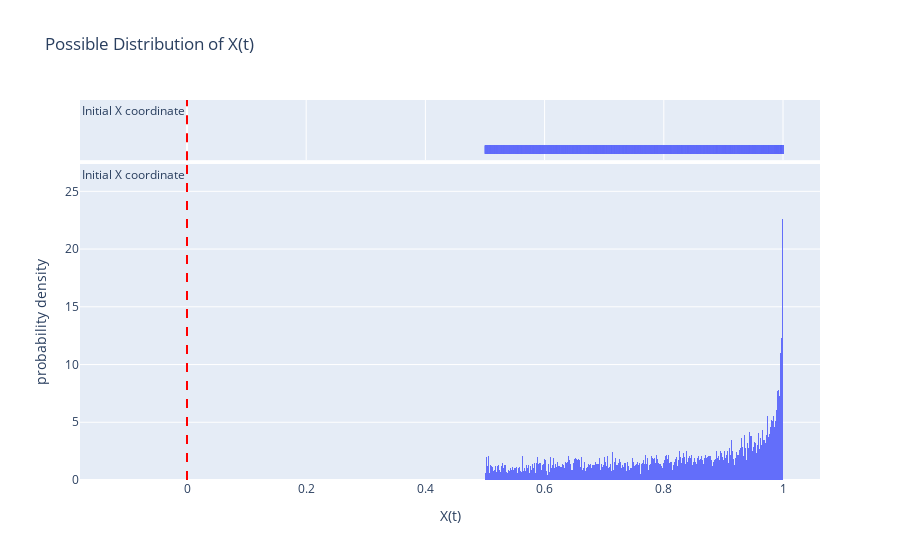
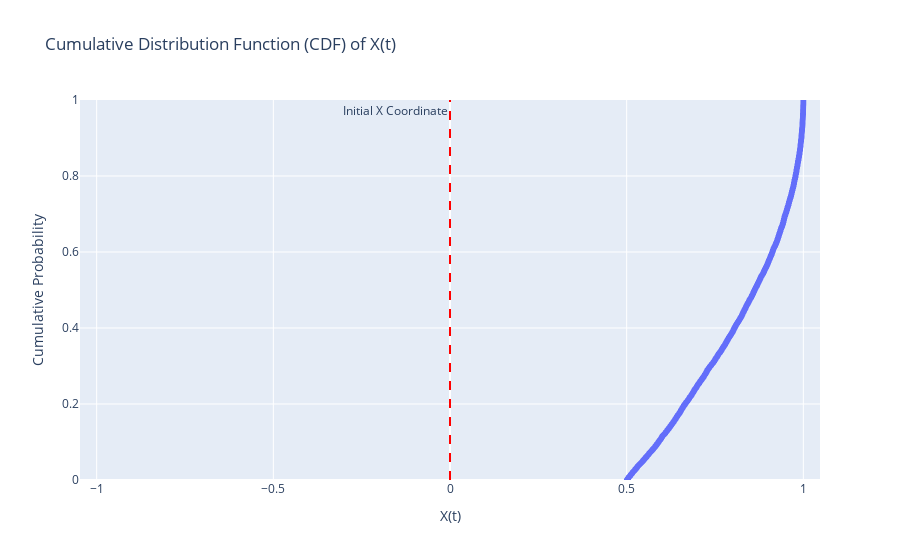

The code cell stored with these charts, in order, in its notebook:
### Code cell
# Using Monte Carlo Simulation (generating large no. of samples, and understanding graph)

# Current heading angle at time t = 0
current_θ = 0.0  
# Assume initial x position is 0.0
# Assume initial y position is 0.0

# Generate possible changes in position using Uniform distribution
low_change = np.pi*(-1/3)  # Lower bound of change in heading angle is -60 degrees
high_change = np.pi*(+1/3)  # Upper bound of change in heading angle is +60 degrees
num_samples = 10000  # Number of samples to generate

# Modeling the change as uniform
changes = np.cos(np.random.uniform(low_change, high_change, num_samples))
new_x_coords = current_θ + changes

# Create DataFrame for new positions
df = pd.DataFrame({'New X': new_x_coords})

# Plot wavefront using Plotly Express
fig = px.histogram(df, x='New X', nbins=500, histnorm='probability density',
                   title=f'Possible Distribution of X(t)',
                   labels={'New X': 'X(t)'},
                   marginal='rug')
fig.add_vline(x=current_θ, line_dash="dash", line_color="red", 
              annotation_text="Initial X coordinate", annotation_position="top left")
fig.show()

# Calculate the CDF (cumulative distribution function)
sorted_thetas = np.sort(new_x_coords)  # Sort thetas in ascending order
cdf_values = np.arange(len(sorted_thetas)) / (len(sorted_thetas) - 1)  # Calculate CDF values

# Create DataFrame for CDF plot
cdf_df = pd.DataFrame({'New X': sorted_thetas, 'CDF': cdf_values})

# Plot CDF using Plotly Express
fig = px.scatter(cdf_df, x='New X', y='CDF',
                 title='Cumulative Distribution Function (CDF) of X(t)',
                 labels={'New X': 'X(t)', 'CDF': 'Cumulative Probability'})
fig.add_vline(x=current_θ, line_dash="dash", line_color="red",
              annotation_text="Initial X Coordinate", annotation_position="top left")
fig.update_layout(xaxis_range=[low_change, high_change], yaxis_range=[0, 1])  # Set axis ranges for clarity
fig.show()

### Figure 1 — Plotly figure (JSON) as saved in the notebook; plotly's stock layout.template omitted (floating-point values rounded to 4 significant figures; data arrays with more than 128 entries replaced by an {"elided": "..."} marker saying what was removed)
{"data": [{"alignmentgroup": "True", "bingroup": "x", "histnorm": "probability density", "hovertemplate": "X(t)=%{x}<br>probability density=%{y}<extra></extra>", "legendgroup": "", "marker": {"color": "#636efa", "pattern": {"shape": ""}}, "name": "", "nbinsx": 500, "offsetgroup": "", "orientation": "v", "showlegend": false, "type": "histogram", "x": {"elided": "10000 float values"}, "xaxis": "x", "yaxis": "y"}, {"alignmentgroup": "True", "boxpoints": "all", "fillcolor": "rgba(255,255,255,0)", "hoveron": "points", "hovertemplate": "X(t)=%{x}<extra></extra>", "jitter": 0, "legendgroup": "", "line": {"color": "rgba(255,255,255,0)"}, "marker": {"color": "#636efa", "symbol": "line-ns-open"}, "name": "", "offsetgroup": "", "showlegend": false, "type": "box", "x": {"elided": "10000 float values"}, "xaxis": "x2", "yaxis": "y2"}], "layout": {"annotations": [{"showarrow": false, "text": "Initial X coordinate", "x": 0, "xanchor": "right", "xref": "x", "y": 1, "yanchor": "top", "yref": "y domain"}, {"showarrow": false, "text": "Initial X coordinate", "x": 0, "xanchor": "right", "xref": "x2", "y": 1, "yanchor": "top", "yref": "y2 domain"}], "barmode": "relative", "legend": {"tracegroupgap": 0}, "shapes": [{"line": {"color": "red", "dash": "dash"}, "type": "line", "x0": 0, "x1": 0, "xref": "x", "y0": 0, "y1": 1, "yref": "y domain"}, {"line": {"color": "red", "dash": "dash"}, "type": "line", "x0": 0, "x1": 0, "xref": "x2", "y0": 0, "y1": 1, "yref": "y2 domain"}], "title": {"text": "Possible Distribution of X(t)"}, "xaxis": {"anchor": "y", "domain": [0, 1], "title": {"text": "X(t)"}}, "xaxis2": {"anchor": "y2", "domain": [0, 1], "matches": "x", "showgrid": true, "showticklabels": false}, "yaxis": {"anchor": "x", "domain": [0, 0.8316], "title": {"text": "probability density"}}, "yaxis2": {"anchor": "x2", "domain": [0.8416, 1], "matches": "y2", "showgrid": false, "showline": false, "showticklabels": false, "ticks": ""}}}

### Figure 2 — Plotly figure (JSON) as saved in the notebook; plotly's stock layout.template omitted (floating-point values rounded to 4 significant figures; data arrays with more than 128 entries replaced by an {"elided": "..."} marker saying what was removed)
{"data": [{"hovertemplate": "X(t)=%{x}<br>Cumulative Probability=%{y}<extra></extra>", "legendgroup": "", "marker": {"color": "#636efa", "symbol": "circle"}, "mode": "markers", "name": "", "showlegend": false, "type": "scattergl", "x": {"elided": "10000 float values"}, "xaxis": "x", "y": {"elided": "10000 float values"}, "yaxis": "y"}], "layout": {"annotations": [{"showarrow": false, "text": "Initial X Coordinate", "x": 0, "xanchor": "right", "xref": "x", "y": 1, "yanchor": "top", "yref": "y domain"}], "legend": {"tracegroupgap": 0}, "shapes": [{"line": {"color": "red", "dash": "dash"}, "type": "line", "x0": 0, "x1": 0, "xref": "x", "y0": 0, "y1": 1, "yref": "y domain"}], "title": {"text": "Cumulative Distribution Function (CDF) of X(t)"}, "xaxis": {"anchor": "y", "domain": [0, 1], "range": [-1.047, 1.047], "title": {"text": "X(t)"}}, "yaxis": {"anchor": "x", "domain": [0, 1], "range": [0, 1], "title": {"text": "Cumulative Probability"}}}}
